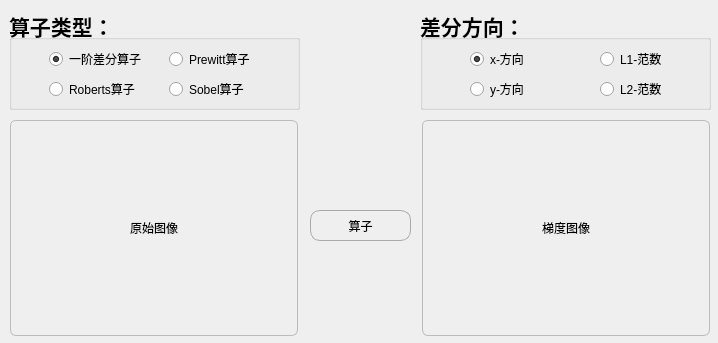
<?xml version="1.0" encoding="UTF-8"?>
<ui version="4.0">
 <class>dlg_grad</class>
 <widget class="QDialog" name="dlg_grad">
  <property name="geometry">
   <rect>
    <x>0</x>
    <y>0</y>
    <width>718</width>
    <height>343</height>
   </rect>
  </property>
  <property name="windowTitle">
   <string>差分算子的发展历史</string>
  </property>
  <property name="styleSheet">
   <string notr="true">QPushButton{
	border:1px solid #AAAAAA;
	border-radius:10px;
	padding:2px 4px;
}
QLabel{
	border:1px solid #BBBBBB;
	border-radius:6px;
	padding:4px 4px;
}
QPushButton:hover{
	background-color: #888888;
}
</string>
  </property>
  <widget class="QLabel" name="lbl_org">
   <property name="geometry">
    <rect>
     <x>10</x>
     <y>120</y>
     <width>288</width>
     <height>216</height>
    </rect>
   </property>
   <property name="frameShape">
    <enum>QFrame::StyledPanel</enum>
   </property>
   <property name="text">
    <string>原始图像</string>
   </property>
   <property name="alignment">
    <set>Qt::AlignCenter</set>
   </property>
  </widget>
  <widget class="QLabel" name="lbl_grad">
   <property name="geometry">
    <rect>
     <x>422</x>
     <y>120</y>
     <width>288</width>
     <height>216</height>
    </rect>
   </property>
   <property name="frameShape">
    <enum>QFrame::StyledPanel</enum>
   </property>
   <property name="text">
    <string>梯度图像</string>
   </property>
   <property name="alignment">
    <set>Qt::AlignCenter</set>
   </property>
  </widget>
  <widget class="QPushButton" name="btn_grad">
   <property name="geometry">
    <rect>
     <x>310</x>
     <y>210</y>
     <width>101</width>
     <height>31</height>
    </rect>
   </property>
   <property name="text">
    <string>算子</string>
   </property>
  </widget>
  <widget class="QGroupBox" name="grp_type">
   <property name="geometry">
    <rect>
     <x>9</x>
     <y>9</y>
     <width>291</width>
     <height>101</height>
    </rect>
   </property>
   <property name="font">
    <font>
     <pointsize>16</pointsize>
     <weight>75</weight>
     <bold>true</bold>
    </font>
   </property>
   <property name="title">
    <string>算子类型：</string>
   </property>
   <widget class="QRadioButton" name="rdb_sobel">
    <property name="geometry">
     <rect>
      <x>160</x>
      <y>70</y>
      <width>97</width>
      <height>20</height>
     </rect>
    </property>
    <property name="text">
     <string>Sobel算子</string>
    </property>
    <attribute name="buttonGroup">
     <string notr="true">btg_type</string>
    </attribute>
   </widget>
   <widget class="QRadioButton" name="rdb_prewitt">
    <property name="geometry">
     <rect>
      <x>160</x>
      <y>40</y>
      <width>97</width>
      <height>20</height>
     </rect>
    </property>
    <property name="text">
     <string>Prewitt算子</string>
    </property>
    <attribute name="buttonGroup">
     <string notr="true">btg_type</string>
    </attribute>
   </widget>
   <widget class="QRadioButton" name="rdb_diff">
    <property name="geometry">
     <rect>
      <x>40</x>
      <y>40</y>
      <width>97</width>
      <height>20</height>
     </rect>
    </property>
    <property name="text">
     <string>一阶差分算子</string>
    </property>
    <property name="checked">
     <bool>true</bool>
    </property>
    <attribute name="buttonGroup">
     <string notr="true">btg_type</string>
    </attribute>
   </widget>
   <widget class="QRadioButton" name="rdb_roberts">
    <property name="geometry">
     <rect>
      <x>40</x>
      <y>70</y>
      <width>97</width>
      <height>20</height>
     </rect>
    </property>
    <property name="text">
     <string>Roberts算子</string>
    </property>
    <attribute name="buttonGroup">
     <string notr="true">btg_type</string>
    </attribute>
   </widget>
  </widget>
  <widget class="QGroupBox" name="grp_direction">
   <property name="geometry">
    <rect>
     <x>420</x>
     <y>9</y>
     <width>291</width>
     <height>101</height>
    </rect>
   </property>
   <property name="font">
    <font>
     <pointsize>16</pointsize>
     <weight>75</weight>
     <bold>true</bold>
    </font>
   </property>
   <property name="title">
    <string>差分方向：</string>
   </property>
   <widget class="QRadioButton" name="rdb_l2">
    <property name="geometry">
     <rect>
      <x>180</x>
      <y>70</y>
      <width>97</width>
      <height>20</height>
     </rect>
    </property>
    <property name="text">
     <string>L2-范数</string>
    </property>
    <attribute name="buttonGroup">
     <string notr="true">btg_direction</string>
    </attribute>
   </widget>
   <widget class="QRadioButton" name="rdb_l1">
    <property name="geometry">
     <rect>
      <x>180</x>
      <y>40</y>
      <width>97</width>
      <height>20</height>
     </rect>
    </property>
    <property name="text">
     <string>L1-范数</string>
    </property>
    <attribute name="buttonGroup">
     <string notr="true">btg_direction</string>
    </attribute>
   </widget>
   <widget class="QRadioButton" name="rdb_x">
    <property name="geometry">
     <rect>
      <x>50</x>
      <y>40</y>
      <width>97</width>
      <height>20</height>
     </rect>
    </property>
    <property name="text">
     <string>x-方向</string>
    </property>
    <property name="checked">
     <bool>true</bool>
    </property>
    <attribute name="buttonGroup">
     <string notr="true">btg_direction</string>
    </attribute>
   </widget>
   <widget class="QRadioButton" name="rdb_y">
    <property name="geometry">
     <rect>
      <x>50</x>
      <y>70</y>
      <width>97</width>
      <height>20</height>
     </rect>
    </property>
    <property name="text">
     <string>y-方向</string>
    </property>
    <attribute name="buttonGroup">
     <string notr="true">btg_direction</string>
    </attribute>
   </widget>
  </widget>
 </widget>
 <resources/>
 <connections>
  <connection>
   <sender>btn_grad</sender>
   <signal>clicked()</signal>
   <receiver>dlg_grad</receiver>
   <slot>grad()</slot>
   <hints>
    <hint type="sourcelabel">
     <x>360</x>
     <y>225</y>
    </hint>
    <hint type="destinationlabel">
     <x>358</x>
     <y>171</y>
    </hint>
   </hints>
  </connection>
  <connection>
   <sender>btg_type</sender>
   <signal>buttonClicked(int)</signal>
   <receiver>dlg_grad</receiver>
   <slot>type(int)</slot>
   <hints>
    <hint type="sourcelabel">
     <x>-1</x>
     <y>-1</y>
    </hint>
    <hint type="destinationlabel">
     <x>358</x>
     <y>171</y>
    </hint>
   </hints>
  </connection>
  <connection>
   <sender>btg_direction</sender>
   <signal>buttonClicked(int)</signal>
   <receiver>dlg_grad</receiver>
   <slot>direction(int)</slot>
   <hints>
    <hint type="sourcelabel">
     <x>-1</x>
     <y>-1</y>
    </hint>
    <hint type="destinationlabel">
     <x>358</x>
     <y>171</y>
    </hint>
   </hints>
  </connection>
 </connections>
 <slots>
  <slot>grad()</slot>
  <slot>type(int)</slot>
  <slot>direction(int)</slot>
 </slots>
 <buttongroups>
  <buttongroup name="btg_type"/>
  <buttongroup name="btg_direction"/>
 </buttongroups>
</ui>
